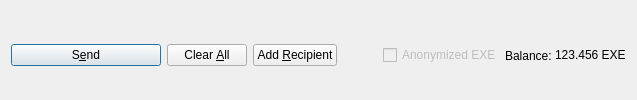
         <widget class="QFrame" name="frame_Send">
          <layout class="QHBoxLayout" name="horizontalLayout">
           <property name="bottomMargin">
            <number>0</number>
           </property>
           <item>
            <widget class="QPushButton" name="sendButton">
             <property name="minimumSize">
              <size>
               <width>150</width>
               <height>0</height>
              </size>
             </property>
             <property name="toolTip">
              <string>Confirm the send action</string>
             </property>
             <property name="text">
              <string>S&amp;end</string>
             </property>
             <property name="icon">
              <iconset resource="../excoin.qrc">
               <normaloff>:/icons/send</normaloff>:/icons/send</iconset>
             </property>
             <property name="autoDefault">
              <bool>false</bool>
             </property>
             <property name="default">
              <bool>true</bool>
             </property>
            </widget>
           </item>
           <item>
            <widget class="QPushButton" name="clearButton">
             <property name="sizePolicy">
              <sizepolicy hsizetype="Minimum" vsizetype="Fixed">
               <horstretch>0</horstretch>
               <verstretch>0</verstretch>
              </sizepolicy>
             </property>
             <property name="toolTip">
              <string>Clear all fields of the form.</string>
             </property>
             <property name="text">
              <string>Clear &amp;All</string>
             </property>
             <property name="icon">
              <iconset resource="../excoin.qrc">
               <normaloff>:/icons/remove</normaloff>:/icons/remove</iconset>
             </property>
             <property name="autoDefault">
              <bool>false</bool>
             </property>
            </widget>
           </item>
           <item>
            <widget class="QPushButton" name="addButton">
             <property name="toolTip">
              <string>Send to multiple recipients at once</string>
             </property>
             <property name="text">
              <string>Add &amp;Recipient</string>
             </property>
             <property name="icon">
              <iconset resource="../excoin.qrc">
               <normaloff>:/icons/add</normaloff>:/icons/add</iconset>
             </property>
             <property name="autoDefault">
              <bool>false</bool>
             </property>
            </widget>
           </item>
           <item>
            <spacer name="horizontalSpacer">
             <property name="orientation">
              <enum>Qt::Horizontal</enum>
             </property>
             <property name="sizeHint" stdset="0">
              <size>
               <width>40</width>
               <height>20</height>
              </size>
             </property>
            </spacer>
           </item>
           <item>
            <layout class="QHBoxLayout" name="horizontalLayout_2">
             <property name="spacing">
              <number>3</number>
             </property>
             <item>
              <widget class="QCheckBox" name="checkzEXE">
               <property name="enabled">
                <bool>false</bool>
               </property>
               <property name="text">
                <string>Anonymized EXE</string>
               </property>
              </widget>
             </item>
             <item>
              <widget class="QLabel" name="label">
               <property name="text">
                <string>Balance:</string>
               </property>
              </widget>
             </item>
             <item>
              <widget class="QLabel" name="labelBalance">
               <property name="sizePolicy">
                <sizepolicy hsizetype="Preferred" vsizetype="Fixed">
                 <horstretch>0</horstretch>
                 <verstretch>0</verstretch>
                </sizepolicy>
               </property>
               <property name="cursor">
                <cursorShape>IBeamCursor</cursorShape>
               </property>
               <property name="text">
                <string notr="true">123.456 EXE</string>
               </property>
               <property name="textInteractionFlags">
                <set>Qt::LinksAccessibleByMouse|Qt::TextSelectableByKeyboard|Qt::TextSelectableByMouse</set>
               </property>
              </widget>
             </item>
            </layout>
           </item>
          </layout>
         </widget>
